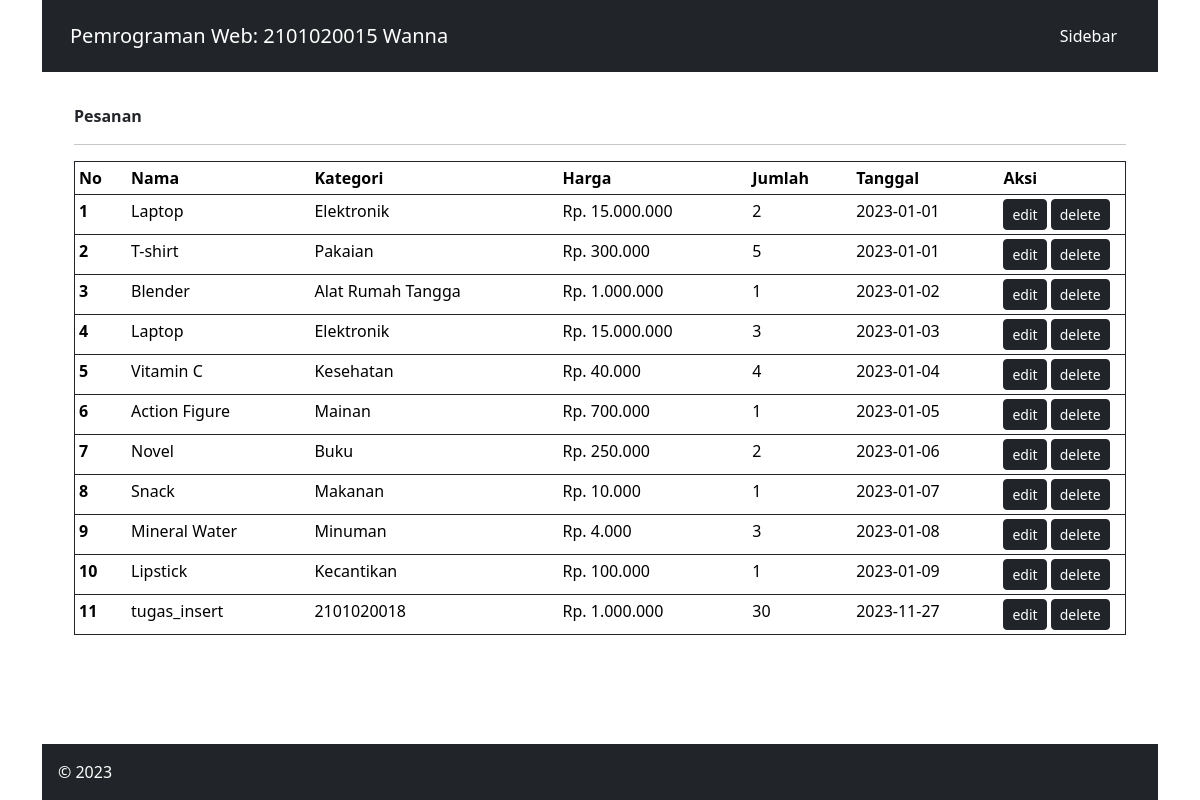
Page /admin/index.php?page=pesanan on the committed database.
### tables this page shows
CREATE TABLE `detailpesanan` (
  `id_detailpesanan` int(11) NOT NULL,
  `jumlah` int(11) NOT NULL,
  `id_produk` int(11) NOT NULL,
  `id_pesanan` int(11) NOT NULL
);

CREATE TABLE `produk` (
  `id_produk` int(11) NOT NULL,
  `nama_produk` varchar(255) NOT NULL,
  `harga` int(11) NOT NULL,
  `gambar` varchar(255) NOT NULL,
  `id_kategori` int(11) NOT NULL
);

CREATE TABLE `kategori` (
  `id_kategori` int(11) NOT NULL,
  `nama_kategori` varchar(255) NOT NULL
);

CREATE TABLE `pesanan` (
  `id_pesanan` int(11) NOT NULL,
  `tanggal_pesanan` date NOT NULL
);

### admin/pesanan.php (the view)
<div class="row justify-content-between">
	<div class="col-10"><b>Pesanan </b></div>
</div>
<hr>
<table class="table table-sm border border-dark">
	<thead class="thead-dark">
		<tr>
			<th scope="col" width="5%">No</th>
			<th scope="col">Nama</th>
			<th scope="col">Kategori</th>
			<th scope="col">Harga</th>
			<th scope="col">Jumlah</th>
			<th scope="col">Tanggal</th>
			<th scope="col" width="12%">Aksi</th>
		</tr>
	</thead>
	<tbody>
		<?php
		$que   	= "SELECT * FROM detailpesanan JOIN pesanan ON pesanan.id_pesanan = detailpesanan.id_pesanan JOIN produk ON produk.id_produk = detailpesanan.id_produk JOIN kategori ON kategori.id_kategori = produk.id_kategori";
		$select = mysqli_query($con,$que);
		while($data= mysqli_fetch_array($select)){
			?>
			<tr>
				<th scope="row"><?php echo $data['id_detailpesanan']; ?></th>
				<td><?php echo $data['nama_produk']; ?></td>
				<td><?php echo $data['nama_kategori']; ?></td>
				<td>
					<?php
					$uang = $data['harga'];
					$uang_format = number_format($uang, 0, ',', '.');
					echo "Rp. " . $uang_format;
					?>
				</td>
				<td><?php echo $data['jumlah']; ?></td>
				<td><?php echo $data['tanggal_pesanan']; ?></td>
				<td>
					<button class="btn btn-dark btn-sm" type="button">edit</button>
					<a href="index.php?page=pesanan-del&id=<?php echo $data['id_pesanan']; ?>"><button class="btn btn-dark btn-sm" type="button">delete</button></a>
				</td>
			</tr>
		<?php } ?>
	</tbody>
</table>

### admin/index.php (style rules this page uses)
html, body { height: 100%; }

### rows in the picture
detailpesanan: id_detailpesanan "1", id_produk.nama_produk "Laptop", kategori.nama_kategori "Elektronik", id_produk.harga "15.000.000", jumlah "2", id_pesanan.tanggal_pesanan "2023-01-01"
detailpesanan: id_detailpesanan "2", id_produk.nama_produk "T-shirt", kategori.nama_kategori "Pakaian", id_produk.harga "300.000", jumlah "5", id_pesanan.tanggal_pesanan "2023-01-01"
detailpesanan: id_detailpesanan "3", id_produk.nama_produk "Blender", kategori.nama_kategori "Alat Rumah Tangga", id_produk.harga "1.000.000", jumlah "1", id_pesanan.tanggal_pesanan "2023-01-02"
detailpesanan: id_detailpesanan "4", id_produk.nama_produk "Laptop", kategori.nama_kategori "Elektronik", id_produk.harga "15.000.000", jumlah "3", id_pesanan.tanggal_pesanan "2023-01-03"
detailpesanan: id_detailpesanan "5", id_produk.nama_produk "Vitamin C", kategori.nama_kategori "Kesehatan", id_produk.harga "40.000", jumlah "4", id_pesanan.tanggal_pesanan "2023-01-04"
detailpesanan: id_detailpesanan "6", id_produk.nama_produk "Action Figure", kategori.nama_kategori "Mainan", id_produk.harga "700.000", jumlah "1", id_pesanan.tanggal_pesanan "2023-01-05"
detailpesanan: id_detailpesanan "7", id_produk.nama_produk "Novel", kategori.nama_kategori "Buku", id_produk.harga "250.000", jumlah "2", id_pesanan.tanggal_pesanan "2023-01-06"
detailpesanan: id_detailpesanan "8", id_produk.nama_produk "Snack", kategori.nama_kategori "Makanan", id_produk.harga "10.000", jumlah "1", id_pesanan.tanggal_pesanan "2023-01-07"
detailpesanan: id_detailpesanan "9", id_produk.nama_produk "Mineral Water", kategori.nama_kategori "Minuman", id_produk.harga "4.000", jumlah "3", id_pesanan.tanggal_pesanan "2023-01-08"
detailpesanan: id_detailpesanan "10", id_produk.nama_produk "Lipstick", kategori.nama_kategori "Kecantikan", id_produk.harga "100.000", jumlah "1", id_pesanan.tanggal_pesanan "2023-01-09"
detailpesanan: id_detailpesanan "11", id_produk.nama_produk "tugas_insert", kategori.nama_kategori "2101020018", id_produk.harga "1.000.000", jumlah "30", id_pesanan.tanggal_pesanan "2023-11-27"
